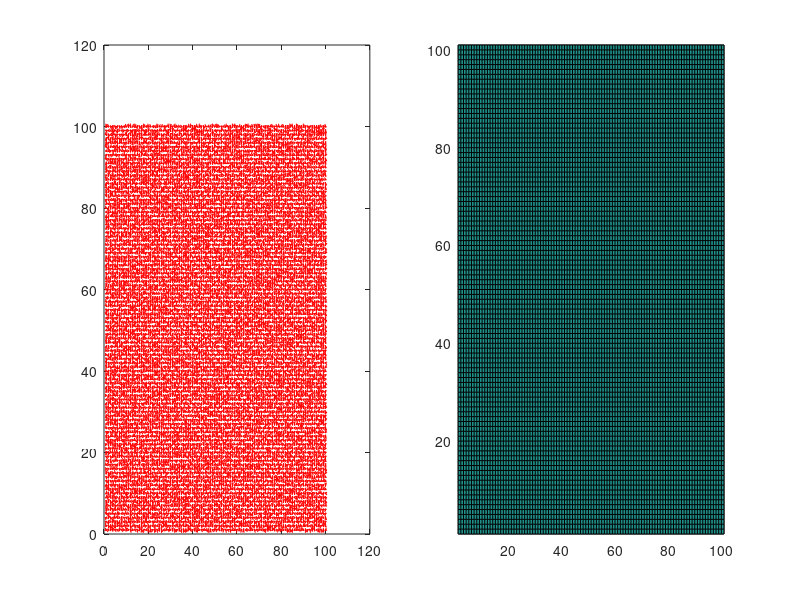

Here is the MATLAB script that generated this plot: (Note: this script raises an error after producing the figure.)
% 2D XY model, using time evolution method to calculate physical observable
% of finite tempature 

clear;
% close all;
clc;
format long
tic;

myseed = 2;
rng(myseed)

T_max = 1000;
dt = 1e-2;
M = 100;
t = 0:M*dt:T_max;
nt = length(t);

L = 100;
x = 1:L;
nx = length(x);
J = -3;
eta = 0.1;
theta = 1;

phi = zeros(L,L,2);
% phi(:,:,1) = 2*pi*ones(nx);
phi(:,:,1) = 2*pi*rand(nx);
vortex = zeros(L,L,nt);

titlename = strcat('\eta = ',num2str(eta), ',\theta = ',num2str(theta));
figure('Name',titlename);
set(gcf, 'position', [250 70 1600 800]);
len = 1;
u = cos(phi(:,:,1));
v = sin(phi(:,:,1));
xx = x.*ones(1,L) - u/2;
yy = x'.*ones(L,1) - v/2;
subplot(1,2,1)
h1 = quiver(xx,yy,u,v,0.6,'color','r','MaxHeadSize',0.7);
subplot(1,2,2)
vortex_p = zeros(L+1);
vortex_p(1:L,1:L) = vortex(:,:,1);
h2 = pcolor(vortex_p);

count = 2;
for i = 2:round(T_max/dt)+1
    phi = Heun_step(phi, dt, J, eta, theta);
%     phi = myFTCS(phi, dt, J, eta, 0);
    if mod(i+1,M) == 0
        vortex(:,:,count) = cal_vor(phi(:,:,1));
        u = cos(phi(:,:,1));
        v = sin(phi(:,:,1));
        xx = x.*ones(1,L) - u/2;
        yy = x'.*ones(L,1) - v/2;
        h1.XData = xx;
        h1.YData = yy;
        h1.UData = u;
        h1.VData = v;
        vortex_p(1:L,1:L) = vortex(:,:,count);
        h2.CData = vortex_p;
        drawnow
        pause(0.1)
        count = count + 1;
    end
end

toc;

function y = myFTCS(phi, dt, J, eta, field)
c1 = f(phi, J, eta, field);
c2 = f(phi+c1*dt/2, J, eta, field);
c3 = f(phi+c2*dt/2, J, eta, field);
c4 = f(phi+c3*dt, J, eta, field);
y = phi + dt*(c1+2*c2+2*c3+c4)/6;
end

function y = Heun_step(phi, dt, J, eta, theta)
L = length(phi);
field = randn(L)*sqrt(2*eta*theta/dt);
z = phi + dt*f(phi, J, eta, field);
y = phi + dt*f((phi+z)/2, J, eta, field);
end

function y = f(x, J, eta, field)
y = x;
phi = x(:,:,1);
dphi = x(:,:,2);
y(:,:,1) = dphi;

diff_l = sin(phi-circshift(phi,1,1));
diff_r = -circshift(diff_l,-1,1);
diff_u = sin(phi-circshift(phi,1,2));
diff_d = -circshift(diff_u,-1,2);
tau = diff_l + diff_r + diff_u + diff_d;
% tau = sin(phi-circshift(phi,1,1)) + sin(phi-circshift(phi,-1,1)) + sin(phi-circshift(phi,1,2)) + sin(phi-circshift(phi,-1,2));
y(:,:,2) = -eta*dphi + J*tau + field;
end

function y = cal_corre(phi)
L = length(phi);
y = zeros(L,1);
for i = 1:L
    diff_l = cos(phi-circshift(phi,i,1));
    diff_r = circshift(diff_l,-i,1);
    diff_u = cos(phi-circshift(phi,i,2));
    diff_d = circshift(diff_u,-i,2);
    y(i) = sum(diff_l + diff_r + diff_u + diff_d,'all')/(4*L^2);
%     y(i) = sum(cos(phi-circshift(phi,i,1)) + cos(phi-circshift(phi,-i,1)) + cos(phi-circshift(phi,i,2)) + cos(phi-circshift(phi,-i,2)),'all')/(4*L^2);
end
end

% function y = cal_vor(phi)
% diff_l = phi-circshift(phi,1,1);
% diff_l = atan2(sin(diff_l),cos(diff_l));
% diff_r = -circshift(diff_l,-2,1);
% diff_u = phi-circshift(phi,1,2);
% diff_u = atan2(sin(diff_u),cos(diff_u));
% diff_d = -circshift(diff_u,-2,2);
% y = diff_l + diff_r + diff_u + diff_d;
% y = y/pi;
% end

% function y = cal_vor(phi)
% phi = phi/pi;
% diff_l = circshift(phi,1,1);
% diff_r = circshift(phi,-1,1);
% diff_u = circshift(phi,1,2);
% diff_d = circshift(phi,-1,2);
% d1 = mod(diff_l - diff_u + 1,2)-1;
% d2 = mod(diff_u - diff_r + 1,2)-1;
% d3 = mod(diff_r - diff_d + 1,2)-1;
% d4 = mod(diff_d - diff_l + 1,2)-1;
% y = d1+d2+d3+d4;
% end

function y = cal_vor(phi)
phi = phi/pi;
diff1 = circshift(phi,1,1);
diff2 = circshift(phi,[1,1]);
diff3 = circshift(phi,1,2);
d1 = mod(phi - diff1 + 1,2)-1;
d2 = mod(diff1 - diff2 + 1,2)-1;
d3 = mod(diff2 - diff3 + 1,2)-1;
d4 = mod(diff3 - phi + 1,2)-1;
y = d1+d2+d3+d4;
end